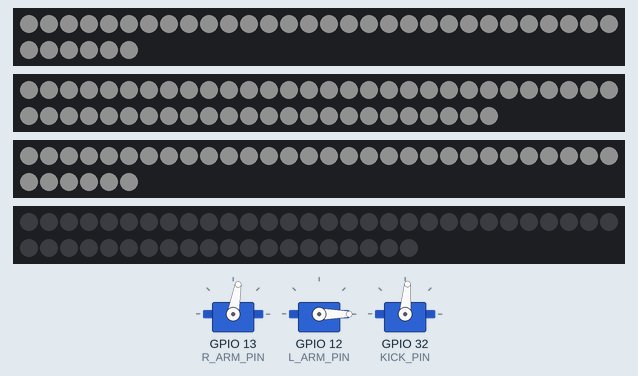
Bench run of a sketch on a simulated ESP32. On the bench: 3 × servo, 2 × 36 RGB LEDs in strip order, left to right, continuing on the next row, 54 RGB LEDs in strip order, left to right, continuing on the next row, 50 RGB LEDs in strip order, left to right, continuing on the next row. Dim RGB values are drawn brighter than linear.

Above: at 0.1 s.
At 1.49 s:
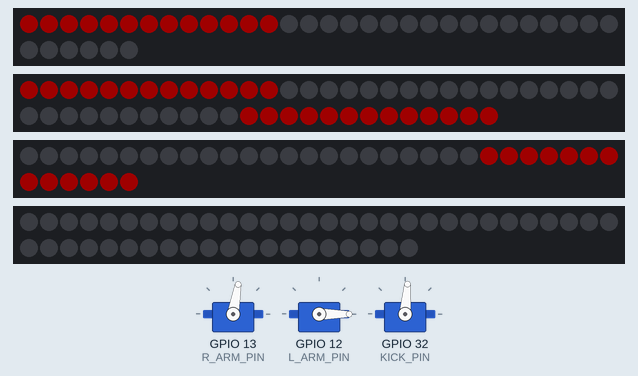
At 5.72 s:
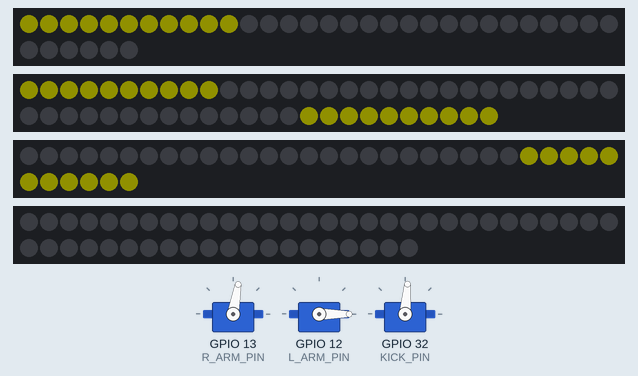
At 14.71 s:
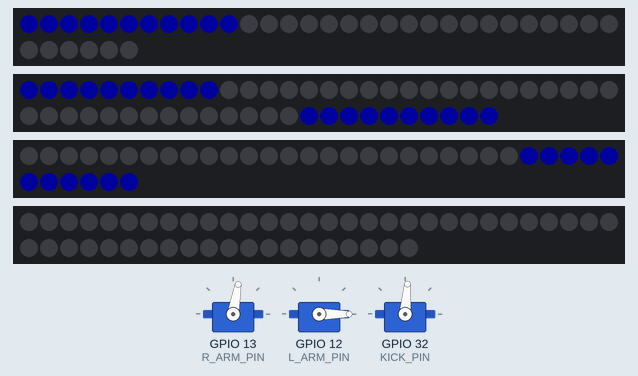
At 25.18 s:
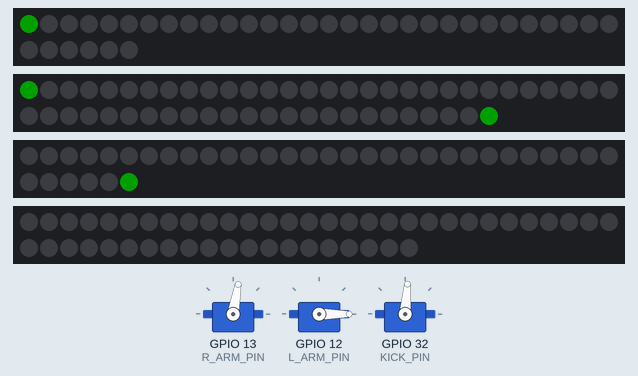
At 35.71 s:
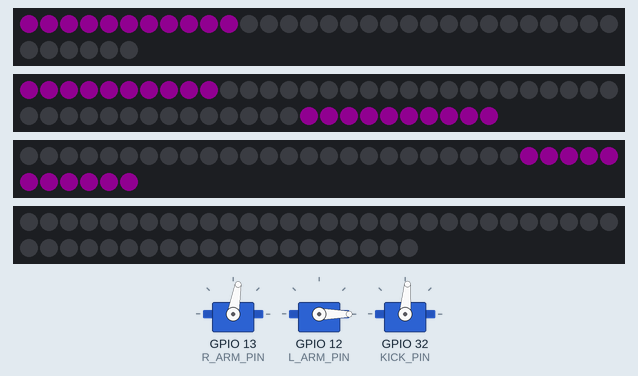

The sketch:

LEDs_blinking_2cores.ino
```cpp
#include <ESP32Servo.h>
#include <FastLED.h>

#define R_ARM_PIN 13
#define L_ARM_PIN 12
#define KICK_PIN 32

#define R_UP 80
#define R_DOWN 70
#define L_UP 0
#define L_DOWN 10

Servo r_arm;  //0-80 = down-front
Servo l_arm;  //80-0 = down-front
Servo kick;   //85-90-85 = kick

#define LED_PIN_L 27     //left drum
#define LED_COUNT_L 36
CRGB left_ring[LED_COUNT_L];
#define LED_PIN_K 33    //kick drum
#define LED_COUNT_K 54
CRGB kick_ring[LED_COUNT_K];
#define LED_PIN_R 14    //right drum
#define LED_COUNT_R 36
CRGB right_ring[LED_COUNT_R];
#define LED_PIN_EYES 23
#define LED_COUNT_EYES 50
CRGB eyes[LED_COUNT_EYES];

unsigned long timer_kick;
unsigned long timer_right;
unsigned long timer_left;
int kicks;
int snares;

uint color_eyes = 0x200102; //pink
uint colors_drums[6] = {0xFF0000,  //colors that will be cycling over
                        0x808000,
                        0x00FF00,
                        0x008080,
                        0x0000FF,
                        0x800080};

TaskHandle_t Task1;
int rising_color[3] = {0, 0, 0};  //color used for rising effects (during music)
bool blink_drums[3] = {0, 0, 0};  //rising effects active
/*
// Zapína LED na všetkých pásikoch naraz
void ledky_vedlajsie() {
  for (int i = 0; i < LED_COUNT_R; i++) {
    left_ring[i] = 0xFF0000;
    right_ring[i] = 0xFF0000;

    FastLED.show();
    delay(50);
  }

  for (int i = LED_COUNT_R - 1; i >= 0; i--) {
    left_ring[i] = 0x000000;
    right_ring[i] = 0x000000;

    FastLED.show();
    delay(50);
  }
}
void kick_ring_bubon() {
  for (int i = 0; i < LED_COUNT_K; i++) {
    kick_ring[i] = 0xFF0000;
    FastLED.show();
    delay(50);
  }
  for (int i = LED_COUNT_K - 1; i >= 0; i--) {
    kick_ring[i] = 0x000000;
    FastLED.show();
    delay(50);
  }
}

//---eyes functions---
void closeEyes()  //cca 300ms
{
  // Blink LEDs in reverse order (off in sections)
  for (int i = 20; i < 25; i++) eyes[i] = 0x000000; // Left eye
  for (int i = 45; i < 50; i++) eyes[i] = 0x000000; // Right eye
  FastLED.show();

  delay(50);

  // Now let's go down the LED sections
  for (int i = 15; i < 20; i++) eyes[i] = 0x000000;
  for (int i = 40; i < 45; i++) eyes[i] = 0x000000;
  FastLED.show();

  delay(50);

  for (int i = 10; i < 15; i++) eyes[i] = 0x000000;
  for (int i = 35; i < 40; i++) eyes[i] = 0x000000;
  FastLED.show();

  delay(50);

  for (int i = 5; i < 10; i++) eyes[i] = 0x000000;
  for (int i = 30; i < 35; i++) eyes[i] = 0x000000;
  FastLED.show();

  delay(50);

  for (int i = 0; i < 5; i++) eyes[i] = 0x000000;
  for (int i = 25; i < 30; i++) eyes[i] = 0x000000;
  FastLED.show();

  delay(50);
}

void openEyes(uint color)  //cca 300ms
{
  // Blink LEDs in reverse order (turning LEDs back on)
  for (int i = 0; i < 5; i++) eyes[i] = color; // Left eye
  for (int i = 25; i < 30; i++) eyes[i] = color; // Right eye
  FastLED.show();

  delay(50);

  for (int i = 5; i < 10; i++) eyes[i] = color;
  for (int i = 30; i < 35; i++) eyes[i] = color;
  FastLED.show();

  delay(50);

  for (int i = 10; i < 15; i++) eyes[i] = color;
  for (int i = 35; i < 40; i++) eyes[i] = color;
  FastLED.show();

  delay(50);

  for (int i = 15; i < 20; i++) eyes[i] = color;
  for (int i = 40; i < 45; i++) eyes[i] = color;
  FastLED.show();

  delay(50);

  for (int i = 20; i < 25; i++) eyes[i] = color;
  for (int i = 45; i < 50; i++) eyes[i] = color;
  FastLED.show();

  delay(50);
}*/

void loop_2(void* parameter)  //loop for rising effects (during music)
{
  //---setup2---
  int LEDs_pos[3] = {0, 0, LED_COUNT_R-1};  //position on the LED ring
  bool rising[3] = {1, 1, 1};  //rising / lowering
  bool miss_out = 0;  //missing out every other step to go slower
  //---loop2---
  while(true)
  {
    if(blink_drums[0])  //left effect active
    {
      if(rising[0])  //lighting up
      {
        left_ring[LEDs_pos[0]] = rising_color[0];
        LEDs_pos[0] ++;

        if(LEDs_pos[0] == LED_COUNT_L)  //prepare values for turn off stage
        {
          rising[0] = 0;
          LEDs_pos[0] = LED_COUNT_L-1;
        }
      }
      else  //turning off
      {
        left_ring[LEDs_pos[0]] = 0;
        LEDs_pos[0] --;

        if(LEDs_pos[0] < 0)  //revert values
        {
          rising[0] = 1;
          blink_drums[0] = 0;
          LEDs_pos[0] = 0;
        }
      }
    }

    if(blink_drums[1])  //kick effect active
    {
      if(rising[1])  //lighting up
      {
        kick_ring[LEDs_pos[1]] = rising_color[1];
        kick_ring[(LED_COUNT_K-1)-LEDs_pos[1]] = rising_color[1];  //going from both sides to middle
        LEDs_pos[1] ++;

        if(LEDs_pos[1] == LED_COUNT_K/2)  //prepare values for turn off stage
        {
          rising[1] = 0;
          LEDs_pos[1] = LED_COUNT_K/2-1;
        }
      }
      else  //turning off
      {
        kick_ring[LEDs_pos[1]] = 0;
        kick_ring[(LED_COUNT_K-1)-LEDs_pos[1]] = 0;
        if(!miss_out)  //turning off half the speed
          LEDs_pos[1] --;
        miss_out = !miss_out;

        if(LEDs_pos[1] < 0)  //revert values
        {
          rising[1] = 1;
          blink_drums[1] = 0;
          LEDs_pos[1] = 0;
        }
      }
    }

    if(blink_drums[2])  //right effect active
    {
      if(rising[2])
      {
        right_ring[LEDs_pos[2]] = rising_color[2];
        LEDs_pos[2] --;

        if(LEDs_pos[2] < 0)  //prepare values for turn off stage
        {
          rising[2] = 0;
          LEDs_pos[2] = 0;
        }
      }
      else
      {
        right_ring[LEDs_pos[2]] = 0;
        LEDs_pos[2] ++;

        if(LEDs_pos[2] == LED_COUNT_R)  //revert values
        {
          rising[2] = 1;
          blink_drums[2] = 0;
          LEDs_pos[2] = LED_COUNT_R-1;
        }
      }
    }

    FastLED.show();
    delay(20);
  }
}

//---main code---
void setup()
{
  Serial.begin(115200);

  r_arm.attach(R_ARM_PIN);
  l_arm.attach(L_ARM_PIN);
  kick.attach(KICK_PIN);

  kick.write(85);
  r_arm.write(R_UP);
  l_arm.write(L_UP);

  xTaskCreatePinnedToCore(
      loop_2, /* Function to implement the task */
      "Task1", /* Name of the task */
      10000,  /* Stack size in words */
      NULL,  /* Task input parameter */
      0,  /* Priority of the task */
      &Task1,  /* Task handle. */
      0); /* Core where the task should run */

  FastLED.addLeds<WS2811, LED_PIN_L, GRB>(left_ring, LED_COUNT_L);
  FastLED.addLeds<WS2811, LED_PIN_K, GRB>(kick_ring, LED_COUNT_K);
  FastLED.addLeds<WS2811, LED_PIN_R, GRB>(right_ring, LED_COUNT_R);
  FastLED.addLeds<WS2811, LED_PIN_EYES, GRB>(eyes, LED_COUNT_EYES);

  FastLED.setBrightness(32);

  for (int i = 0; i < 54; i++) {
    if (i < LED_COUNT_R) right_ring[i] = 0x808080;
    if (i < LED_COUNT_L) left_ring[i] = 0x808080;
    if (i < LED_COUNT_K) kick_ring[i] = 0x808080;
  }

  FastLED.show();
  delay(1000);
  for (int i = 0; i < 54; i++) {
    if (i < LED_COUNT_R) right_ring[i] = 0x000000;
    if (i < LED_COUNT_L) left_ring[i] = 0x000000;
    if (i < LED_COUNT_K) kick_ring[i] = 0x000000;
  }
  FastLED.show();
}

void loop()
{
  for(int i=0; i<6; i++)
  {
    rising_color[0] = colors_drums[i];
    blink_drums[0] = 1;
    rising_color[1] = colors_drums[i];
    blink_drums[1] = 1;
    rising_color[2] = colors_drums[i];
    blink_drums[2] = 1;
    delay(3000);
  }
}
```
